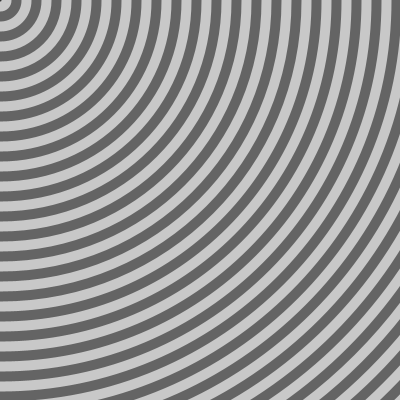
Frame 1 (no input)
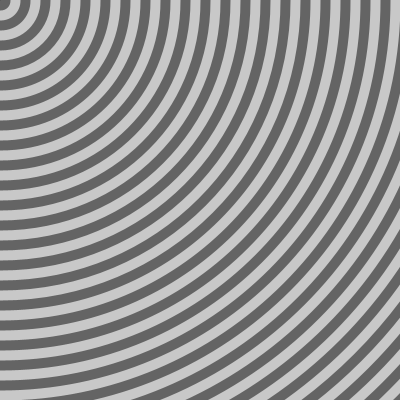
Frame 60 (the mouse pressed at the canvas centre just before this capture)
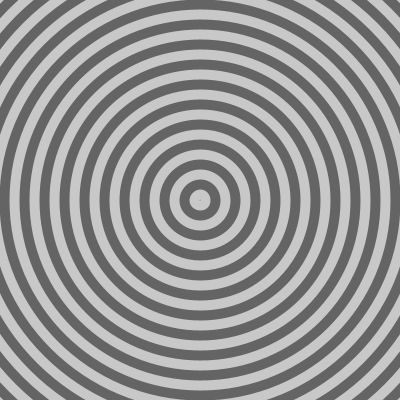
Frame 120 (the mouse held since frame 60 and released just before this capture)

The Processing sketch that drew these frames (run headless with seeded random() and noise(); from frame 60 on, the mouse is pressed at the canvas centre):

// Processing sketch: processing_2616
// ── processing_2616.pde


int grow = +1;
int d = 1;
int x = 100;
int y = 100;


void setup() {
size(400, 400);

smooth();
noFill();
strokeWeight(20);
frameRate(100);
}

void draw() {
 background(50);

  d = (d + grow);
 if (d > 40){
   d = 1;
 }
	for(int i = 0; i < 1600; i += 20){
	     stroke(100);
	     ellipse(mouseX, mouseY, d+i, d+i);
	     i = i+20;
	     stroke(200);
	     ellipse(mouseX, mouseY, d+i, d+i);

	 }
}
